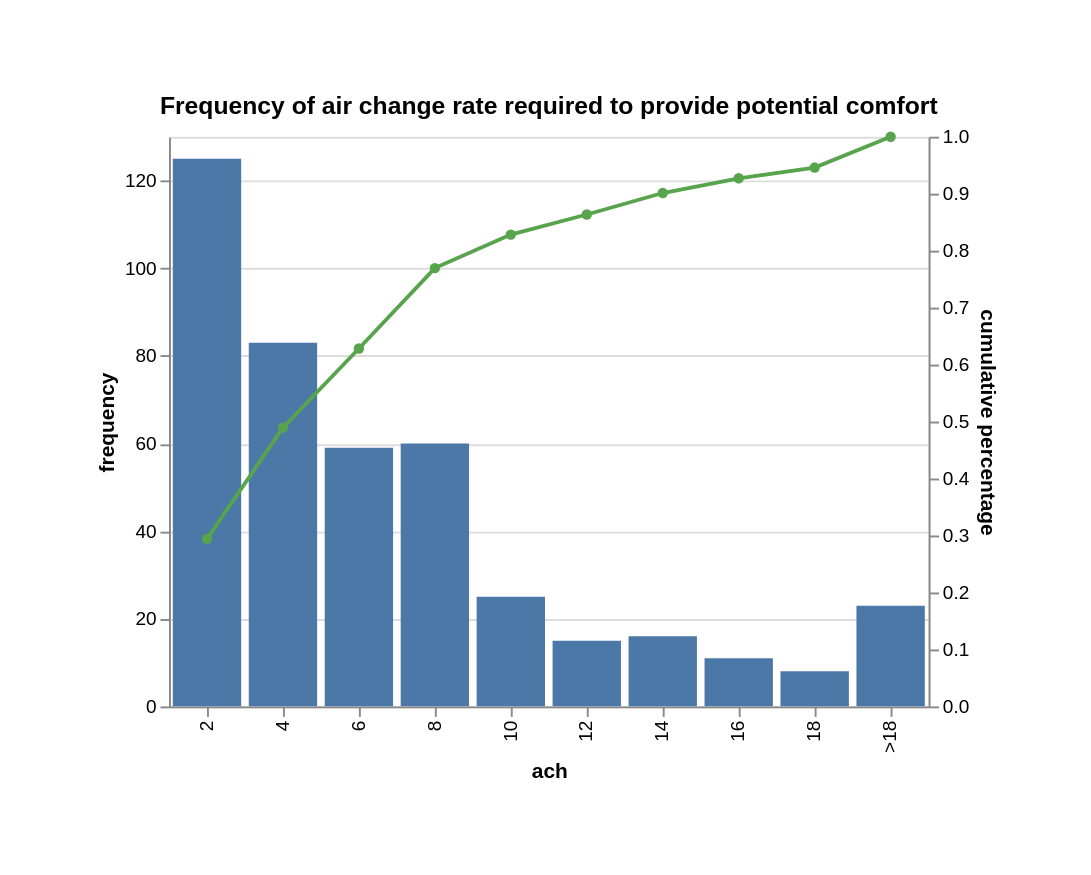

Write the Vega-Lite specification saved for this chart.
### Vega-Lite specification from a JSON file in a GitHub repository (floating-point values rounded to 4 significant figures)
{"$schema": "https://vega.github.io/schema/vega-lite/v6.1.0.json", "config": {"view": {"continuousHeight": 300, "continuousWidth": 300}}, "data": {"name": "data-e9b8dade4c1eca96b7c44fe05610d995"}, "datasets": {"data-e9b8dade4c1eca96b7c44fe05610d995": [{"ach": "2", "cumulative_percentage": 0.2941, "frequency": 125, "frequency_percentage": 0.2941}, {"ach": "4", "cumulative_percentage": 0.4894, "frequency": 83, "frequency_percentage": 0.1953}, {"ach": "6", "cumulative_percentage": 0.6282, "frequency": 59, "frequency_percentage": 0.1388}, {"ach": "8", "cumulative_percentage": 0.7694, "frequency": 60, "frequency_percentage": 0.1412}, {"ach": "10", "cumulative_percentage": 0.8282, "frequency": 25, "frequency_percentage": 0.05882}, {"ach": "12", "cumulative_percentage": 0.8635, "frequency": 15, "frequency_percentage": 0.03529}, {"ach": "14", "cumulative_percentage": 0.9012, "frequency": 16, "frequency_percentage": 0.03765}, {"ach": "16", "cumulative_percentage": 0.9271, "frequency": 11, "frequency_percentage": 0.02588}, {"ach": "18", "cumulative_percentage": 0.9459, "frequency": 8, "frequency_percentage": 0.01882}, {"ach": ">18", "cumulative_percentage": 1.0, "frequency": 23, "frequency_percentage": 0.05412}]}, "layer": [{"encoding": {"tooltip": [{"field": "frequency", "title": "Frequency", "type": "quantitative"}], "x": {"field": "ach", "sort": null, "type": "nominal"}, "y": {"field": "frequency", "sort": null, "type": "quantitative"}}, "mark": {"type": "bar"}, "name": "view_806cb8b34f4ff9ab_0"}, {"encoding": {"tooltip": [{"field": "cumulative_percentage", "format": ".3f", "title": "cumulative percentage", "type": "quantitative"}], "x": {"field": "ach", "sort": null, "type": "nominal"}, "y": {"field": "cumulative_percentage", "sort": null, "title": "cumulative percentage", "type": "quantitative"}}, "mark": {"color": "#57A44C", "point": {"color": "#57A44C"}, "type": "line"}}], "padding": 50, "params": [{"bind": "scales", "name": "param_1e9efca18e7a2868", "select": {"encodings": ["x", "y"], "type": "interval"}, "views": ["view_806cb8b34f4ff9ab_0"]}], "resolve": {"scale": {"y": "independent"}}, "title": "Frequency of air change rate required to provide potential comfort", "width": 400}
